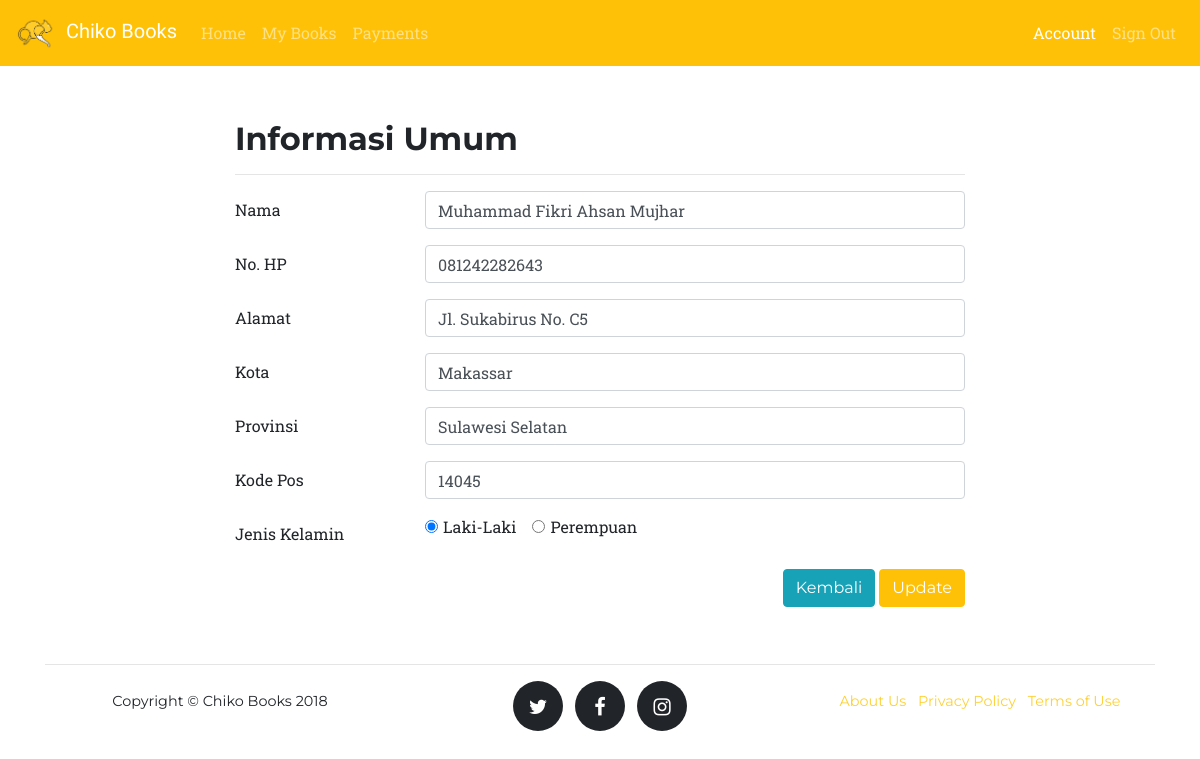
The page /pelanggan/account_edit_informasi.php (signed in) on the database its author committed.
### tables this page shows
CREATE TABLE IF NOT EXISTS `pelanggan` (
  `id_pelanggan` int(11) NOT NULL AUTO_INCREMENT,
  `email` text NOT NULL,
  `password` text NOT NULL,
  `nama` text NOT NULL,
  `provinsi` text NOT NULL,
  `kota` text NOT NULL,
  `alamat` text NOT NULL,
  `kode_pos` text NOT NULL,
  `no_hp` text NOT NULL,
  `jk` enum('L','P') NOT NULL,
  PRIMARY KEY (`id_pelanggan`)
);

### config.php (called while the page is built, shortened)
<?php
  function path($path){
    return 'http://localhost/chikobooks' . $path;
  }
?>

### pelanggan/proses_get_akun.php (called while the page is built)
<?php
  $line = "SELECT * FROM pelanggan WHERE id_pelanggan=" . $_SESSION['login_pelanggan'];
  $query = mysqli_query($conn, $line);
  if ($query){
    $akun = mysqli_fetch_array($query);
  }else{
    echo "Gagal get akun";
  }
?>

### pelanggan/account_edit_informasi.php (the view, shortened to what this page needs)
<?php
  include "../config.php";
?>
<!DOCTYPE html>
<html lang="en">
  <head>
    <?php include "../cdn.php"; ?>
    <link href="<?php echo path("/assets/css/primary.css"); ?>" rel="stylesheet">
    <link href="<?php echo path("/assets/css/footer.css"); ?>" rel="stylesheet">
    <link href="assets/css/navbar.css" rel="stylesheet">
  </head>
  <body>
    <?php
      include "navbar.php";
      include "proses_get_akun.php";
    ?>
    <div class="container">
      <div class="row">
        <div class="col"></div>
        <div class="col-md-8 col-sm-12">
          <h2 class="font-weight-bold">Informasi Umum</h2>
          <hr>
          <form action="proses_edit_informasi_akun.php" method="post">
            <div class="form-group row">
              <label class="col-sm-3 col-form-label">Nama</label>
              <div class="col-sm-9">
                <input type="text" class="form-control" name="nama" value="<?php echo $akun['nama']; ?>" required maxlength="40">
              </div>
            </div>
            <div class="form-group row">
              <label class="col-sm-3 col-form-label">No. HP</label>
              <div class="col-sm-9">
                <input type="text" class="form-control" name="no_hp" value="<?php echo $akun['no_hp']; ?>" required pattern="[0-9]+" minlength="10" maxlength="20">
              </div>
            </div>
            <div class="form-group row">
              <label class="col-sm-3 col-form-label">Alamat</label>
              <div class="col-sm-9">
                <input type="text" class="form-control" name="alamat" value="<?php echo $akun['alamat']; ?>" required maxlength="50">
              </div>
            </div>
            <div class="form-group row">
              <label class="col-sm-3 col-form-label">Kota</label>
              <div class="col-sm-9">
                <input type="text" class="form-control" name="kota" value="<?php echo $akun['kota']; ?>" required maxlength="40">
              </div>
            </div>
            <div class="form-group row">
              <label class="col-sm-3 col-form-label">Provinsi</label>
              <div class="col-sm-9">
                <input type="text" class="form-control" name="provinsi" value="<?php echo $akun['provinsi']; ?>" required maxlength="40">
              </div>
            </div>
            <div class="form-group row">
              <label class="col-sm-3 col-form-label">Kode Pos</label>
              <div class="col-sm-9">
                <input type="text" class="form-control" name="kode_pos" value="<?php echo $akun['kode_pos']; ?>" required pattern="[0-9]+" minlength="5" maxlength="5">
              </div>
            </div>
            <div class="form-group row">
              <label class="col-sm-3 col-form-label">Jenis Kelamin</label>
              <div class="col-sm-9">
                <div class="form-check-inline">
                  <label class="form-check-label">
                    <input type="radio" class="form-check-input" name="jk" value="L" <?php if($akun['jk']=='L'){echo 'checked';} ?> required>Laki-Laki
                  </label>
                </div>
                <div class="form-check-inline">
                  <label class="form-check-label">
                    <input type="radio" class="form-check-input" name="jk" value="P" <?php if($akun['jk']=='P'){echo 'checked';} ?>>Perempuan
                  </label>
                </div>
              </div>
            </div>
            <div class="form-group row">
              <div class="col text-right">
                <a href="account.php" class="btn btn-info">Kembali</a>
                <button type="submit" class="btn btn-warning" style="color: white;">Update</button>
              </div>
            </div>
          </form>
        </div>
        <div class="col"></div>
      </div>
    </div>
    <?php include "../footer.php"; ?>
  </body>
</html>

### assets/css/primary.css (style rules this page uses)
body { font-family: 'Roboto Slab', -apple-system, BlinkMacSystemFont, 'Segoe UI', Roboto, 'Helvetica Neue', Arial, sans-serif, 'Apple Color Emoji', 'Segoe UI Emoji', 'Segoe UI Symbol', 'Noto Color Emoji'; }
h1,h2,h3,h4,h5,h6,.btn { font-family: 'Montserrat', -apple-system, BlinkMacSystemFont, 'Segoe UI', Roboto, 'Helvetica Neue', Arial, sans-serif, 'Apple Color Emoji', 'Segoe UI Emoji', 'Segoe UI Symbol', 'Noto Color Emoji'; }

### rows shown on the page
pelanggan: nama "Muhammad Fikri Ahsan Mujhar", no_hp "081242282643", alamat "Jl. Sukabirus No. C5", kota "Makassar", provinsi "Sulawesi Selatan", kode_pos "14045", jk "☑ Laki-Laki", jk "☐ Perempuan"
